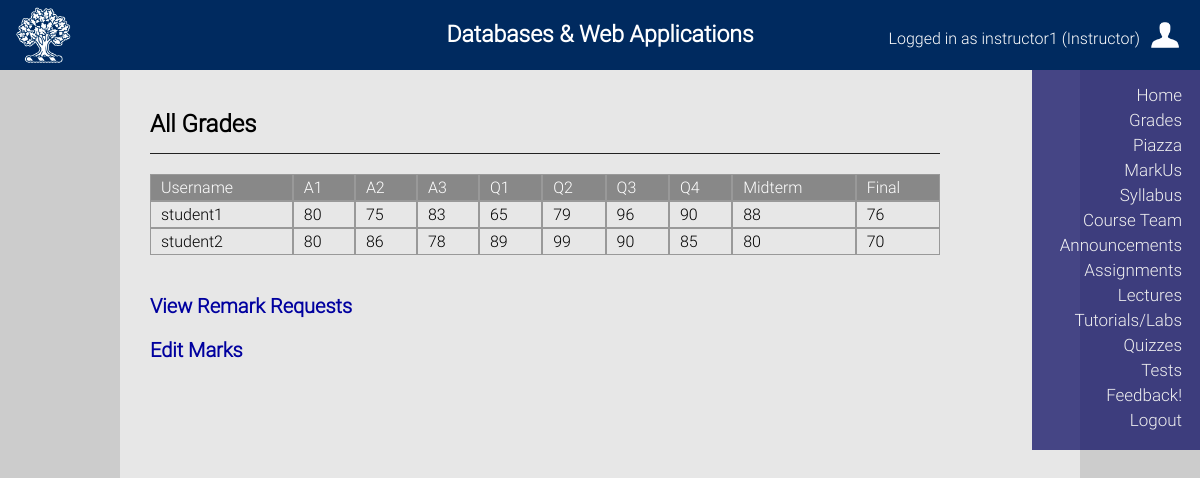
The app's page /grades (signed in) with its own data.
### tables this page shows
CREATE TABLE "grades" (
	`username`	TEXT UNIQUE,
	`a1`	INTEGER,
	`a2`	INTEGER,
	`a3`	INTEGER,
	`q1`	INTEGER,
	`q2`	INTEGER,
	`q3`	INTEGER,
	`q4`	INTEGER,
	`midterm`	INTEGER,
	`final`	INTEGER,
	PRIMARY KEY(`username`)
);

### app.py (the view, shortened to what this page needs)
@app.route('/grades', methods=['GET', 'POST'])
def grades():
    if 'username' not in session:
        return redirect(url_for('login'))
    elif session['usertype'] == 'Instructor':
        conn = sqlite3.connect('assignment3.db')
        conn.row_factory = sqlite3.Row
        cur = conn.cursor()
        cur.execute("SELECT * from GRADES order by username")
        rows = cur.fetchall()
        return render_template('instructor_grades.html', title='Grades', rows = rows)

### templates/instructor_grades.html
{% extends 'base.html' %}
{% block content %}
<h2 class="content-title">All Grades</h2>
<div class="table">
      <div class="table-row">
         <div class="table-head">Username</div>
         <div class="table-head">A1</div>
         <div class="table-head">A2</div>
         <div class="table-head">A3</div>
         <div class="table-head">Q1</div>
         <div class="table-head">Q2</div>
         <div class="table-head">Q3</div>
         <div class="table-head">Q4</div>
         <div class="table-head">Midterm</div>
         <div class="table-head">Final</div>
      </div>
      {% for row in rows %}
      <div class="table-row">
         <div class="table-cell">{{row['username']}}</div>
         <div class="table-cell">{{row["a1"]}}</div>
         <div class="table-cell">{{ row["a2"]}}</div>
         <div class="table-cell">{{row['a3']}}</div>
         <div class="table-cell">{{row['q1']}}</div>
         <div class="table-cell">{{row['q2']}}</div>
         <div class="table-cell">{{row['q3']}}</div>
         <div class="table-cell">{{row['q4']}}</div>
         <div class="table-cell">{{row['midterm']}}</div>
         <div class="table-cell">{{row['final']}}</div>
      </div>
      {% endfor %}
</div>
<br>
<h3><a href="{{ url_for('remarks') }}">View Remark Requests</a></h3>
<h3><a href="{{ url_for('editmark') }}">Edit Marks</a></h3>
{% endblock %}

### templates/base.html (shortened to what this page needs)
<!DOCTYPE html>
<html>
  <head>
  <link rel="stylesheet" href="{{ url_for('static', filename='stylesheet.css') }}" type="text/css">
  </head>
  <body>
  <div class="header">
    <a id="header-img" href="https://www.utoronto.ca" target="_blank" title="University of Toronto"></a>
    <h1 id="header-title">Databases & Web Applications</h1>
    {% if 'username' in session %}
    <p class="user-info logged-in">Logged in as {{ session['username'] }} ({{ session['usertype'] }})</p><br>
    {% else %}
    <p class="user-info logged-out">Not logged in</p>
    {% endif %}
    <ul class="header-nav">
      <li><a href="{{ url_for('home') }}">Home</a></li>
      {% if 'username' in session %}
      <li><a href="{{ url_for('grades') }}">Grades</a></li>
      <li><a href="https://piazza.com/class/jr7mjhytaij3jc" target="_blank">Piazza</a></li>
      <li><a href="https://markus.utsc.utoronto.ca/cscb20w19" target="_blank">MarkUs</a></li>
      <li><a href="{{ url_for('syllabus') }}">Syllabus</a></li>
      <li><a href="{{ url_for('team') }}">Course Team</a></li>
      <li><a href="{{ url_for('announcements') }}">Announcements</a></li>
      <li><a href="{{ url_for('assignments') }}">Assignments</a></li>
      <li><a href="{{ url_for('lectures') }}">Lectures</a></li>
      <li><a href="{{ url_for('tutorials') }}">Tutorials/Labs</a></li>
      <li><a href="{{ url_for('quizzes') }}">Quizzes</a></li>
      <li><a href="{{ url_for('tests') }}">Tests</a></li>
      <li><a href="{{ url_for('feedback') }}">Feedback!</a></li>
      <li><a href="{{ url_for('logout') }}">Logout</a></li>
      {% else %}
      <li><a href="{{ url_for('login') }}">Login</a></li>
      <li><a href="{{ url_for('register') }}">Register</a></li>
      {% endif %}
    </ul>
  </div>
  <div class="content">
    <div class="main">
        {% block content %}{% endblock %}
    </div>
  </div>
  </body>
</html>

### static/stylesheet.css (style rules this page uses)
body { background-color: #CCCCCC; margin: 0; }
.header { position: fixed; background-color: #002A5F; height: 70px; width: 100%; top: 0px; z-index: 4; font-family: "Roboto", Helvetica, sans-serif; }
.user-info { position: absolute; bottom: 22px; right: 20px; margin: 0; color: white; opacity: 1; }
.user-info:after { content: ""; position: relative; display: inline-block; top: 5px; margin-left: 10px; width: 30px; height: 30px; background: url("res/user icon.png") no-repeat; background-size: 100%; }
.header-nav { position: absolute; top: 54px; right: 0; display: block; background-color: #00005C; color: #CCCCCC; padding: 10px 0 20px 20px; opacity: 0.7; transition: 200ms; z-index: 3; }
.header-nav li { display: block; text-align: right; margin-right: 10px; padding-top: 5px; }
.header-nav a { font-size: 17px; color: white; text-decoration: none; padding: 0 8px; transition: 300ms; }
#header-title { position: relative; top: 21px; margin: 0; text-align: center; color: white; font-size: 23px; padding: 0 0 0 0; }
#header-img { position: absolute; bottom: 5px; background: url("res/tree logo.png") no-repeat; background-size: 100%; color: transparent; width: 90px; height: 70px; opacity: 0.8; z-index: 3; transition: 200ms; }
.content { position: absolute; display: block; top: 70px; left: 10%; left: calc(12.5% - 30px); padding: 20px 30px 0 30px; font-family: "Roboto", Helvetica, Arial, sans-serif; width: 75%; background-color: #E7E7E7; z-index: 2; min-height: 100%; }
.content a { text-decoration: none; }
.content-title { border-bottom: 1px solid #222222; padding-bottom: 15px; }
.content h3 { font-size: 20px; }
.main { padding-right: 110px; padding-bottom: 144px; bottom: 0; }
.main a { color: #00009F; transition: 200ms; }
.table { display: table; width: 100%; }
.table-row { display: table-row; }
.table-cell, .table-head { border: 1px solid #999999; display: table-cell; padding: 3px 10px; }
.table-head { background-color: #888; color: white; }

### records on screen
grades: username "student1", a1 "80", a2 "75", a3 "83", q1 "65", q2 "79", q3 "96", q4 "90", midterm "88", final "76"
grades: username "student2", a1 "80", a2 "86", a3 "78", q1 "89", q2 "99", q3 "90", q4 "85", midterm "80", final "70"

### other values on screen
{{ session['username'] }} "instructor1"
{{ session['usertype'] }} "Instructor"
